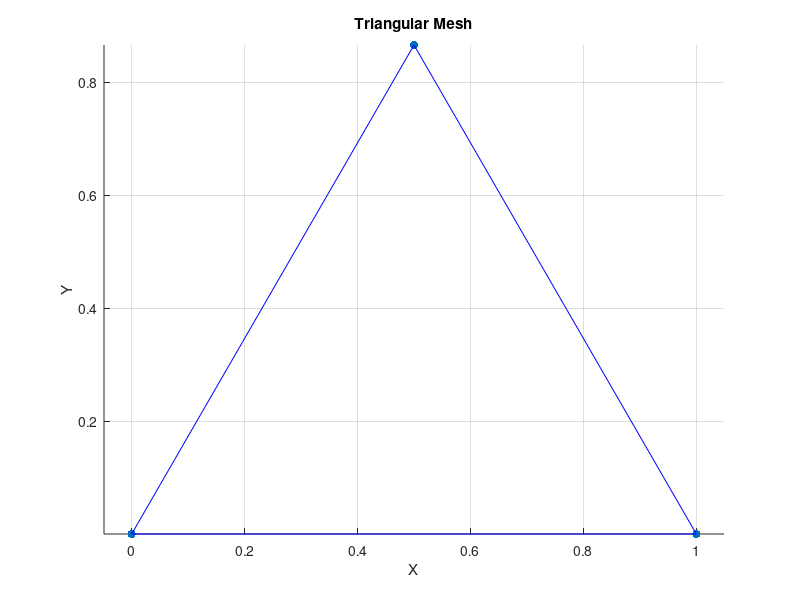

Recreate this plot in MATLAB.
% Define the coordinates of nodes
nodes = [0, 0; 1, 0; 0.5, sqrt(3)/2];

% Define the connectivity of elements (triangles)
elements = [1, 2, 3];

% Plot the nodes
scatter(nodes(:, 1), nodes(:, 2), 'filled');
hold on;

% Plot the elements (connectivity)
for i = 1:size(elements, 1)
    element_nodes = nodes(elements(i, :), :);
    element_nodes = [element_nodes; element_nodes(1, :)]; % Closing the loop
    plot(element_nodes(:, 1), element_nodes(:, 2), 'b');
end

xlabel('X');
ylabel('Y');
title('Triangular Mesh');
axis equal;
grid on;
